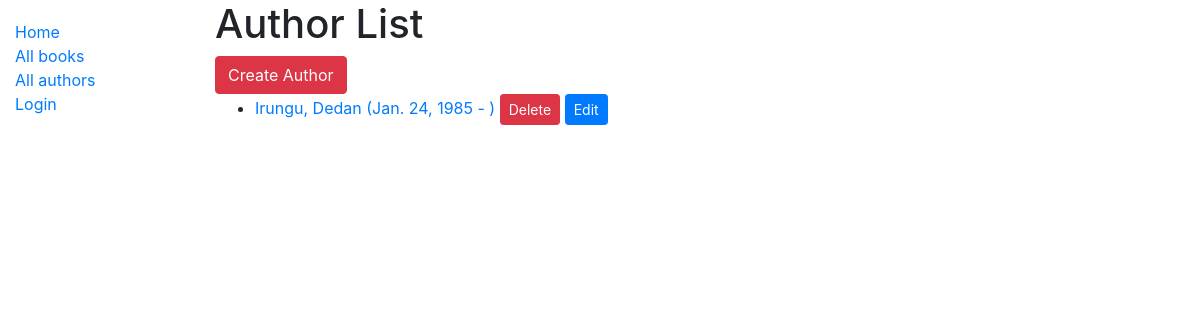
The app's page /catalog/authors/, older data.
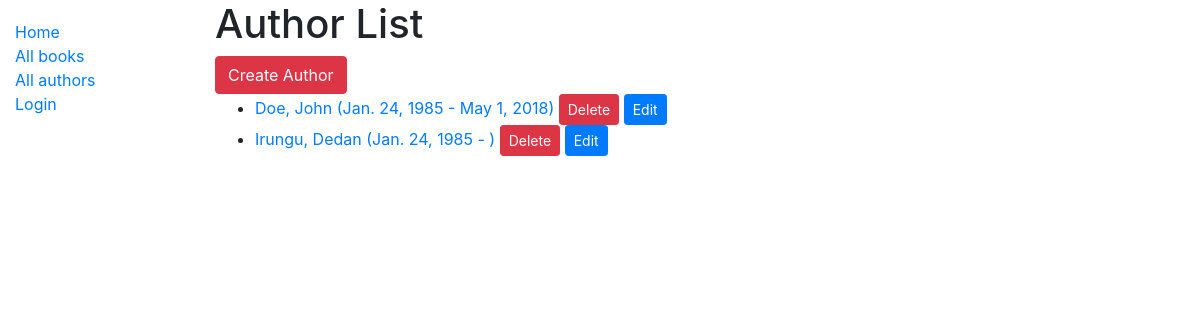
The same page, newer data.
### catalog/models.py (models this page shows)
class Author(models.Model):
    first_name = models.CharField(max_length=100)
    last_name = models.CharField(max_length=100)
    date_of_birth = models.DateField(null=True, blank=True)
    date_of_death = models.DateField('died', null=True, blank=True)
    class Meta:
        ordering = ['last_name', 'first_name']
    def get_absolute_url(self):
        return reverse('author-detail', args=[str(self.id)])
    def get_delete_url(self):
        return reverse('author_delete', args=[str(self.id)])
    def get_update_url(self):
        return reverse('author_update', args=[str(self.id)])
    def __str__(self):
        return '{0}, {1}'.format(self.last_name, self.first_name)

### catalog/views.py (the view)
# urls.py: path('authors/', views.AuthorListView.as_view(), name='authors'),
class AuthorListView(generic.ListView):
    model = Author
    paginate_by = 10

### catalog/templates/catalog/author_list.html
{% extends "base_generic.html" %}
{% block content %}
<h1>Author List</h1>
<a href="{% url 'author_create' %}" class="btn btn-danger ">
  Create Author
</a>
{% if author_list %}
  <ul>
  {% for author in author_list %}
    <li>
      <a href="{{ author.get_absolute_url }}">
      {{ author }} ({{author.date_of_birth}} - {% if author.date_of_death %}{{author.date_of_death}}{% endif %})
      </a>
      <a href="{{ author.get_delete_url }}" class="btn btn-danger btn-sm">
        Delete
      </a>
      <a href="{{ author.get_update_url }}" class="btn btn-primary btn-sm">
        Edit
      </a>
    </li>
  {% endfor %}
 </ul>
{% else %}
  <p>There are no authors available.</p>
{% endif %}
{% endblock %}

Row changes from the older to the newer data that the page shows:
added Author: last_name+first_name "Doe, John", date_of_birth "Jan. 24, 1985", date_of_death "May 1, 2018"
